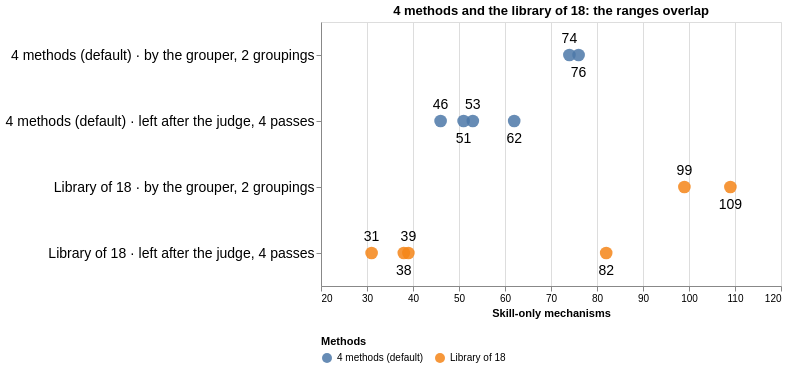

Vega-Lite specification stored for this chart:
### Vega-Lite specification from a JSON file in a GitHub repository (floating-point values rounded to 4 significant figures)
{"usermeta": {"fig": {"content": "data", "style": "cool-clean", "candidates": ["cool-clean"], "why": "counts read from the result files", "surface": "repo-doc"}}, "title": "4 methods and the library of 18: the ranges overlap", "width": 460, "height": 264, "data": {"values": [{"row": "4 methods (default) · by the grouper, 2 groupings", "group": "4 methods (default)", "count": 76, "below": 1}, {"row": "4 methods (default) · by the grouper, 2 groupings", "group": "4 methods (default)", "count": 74, "below": 0}, {"row": "4 methods (default) · left after the judge, 4 passes", "group": "4 methods (default)", "count": 53, "below": 0}, {"row": "4 methods (default) · left after the judge, 4 passes", "group": "4 methods (default)", "count": 62, "below": 1}, {"row": "4 methods (default) · left after the judge, 4 passes", "group": "4 methods (default)", "count": 51, "below": 1}, {"row": "4 methods (default) · left after the judge, 4 passes", "group": "4 methods (default)", "count": 46, "below": 0}, {"row": "Library of 18 · by the grouper, 2 groupings", "group": "Library of 18", "count": 99, "below": 0}, {"row": "Library of 18 · by the grouper, 2 groupings", "group": "Library of 18", "count": 109, "below": 1}, {"row": "Library of 18 · left after the judge, 4 passes", "group": "Library of 18", "count": 82, "below": 1}, {"row": "Library of 18 · left after the judge, 4 passes", "group": "Library of 18", "count": 39, "below": 0}, {"row": "Library of 18 · left after the judge, 4 passes", "group": "Library of 18", "count": 31, "below": 0}, {"row": "Library of 18 · left after the judge, 4 passes", "group": "Library of 18", "count": 38, "below": 1}]}, "layer": [{"mark": {"type": "point", "filled": true, "size": 160, "opacity": 0.85}, "encoding": {"y": {"field": "row", "type": "nominal", "title": null, "sort": ["4 methods (default) · by the grouper, 2 groupings", "4 methods (default) · left after the judge, 4 passes", "Library of 18 · by the grouper, 2 groupings", "Library of 18 · left after the judge, 4 passes"], "axis": {"labelFontSize": 14, "labelLimit": 420}}, "x": {"field": "count", "type": "quantitative", "title": "Skill-only mechanisms", "scale": {"domain": [20, 120]}}, "color": {"field": "group", "type": "nominal", "title": "Methods", "legend": {"orient": "bottom"}}}}, {"transform": [{"filter": "datum.below == 0"}], "mark": {"type": "text", "dy": -16, "fontSize": 14}, "encoding": {"y": {"field": "row", "type": "nominal", "title": null, "sort": ["4 methods (default) · by the grouper, 2 groupings", "4 methods (default) · left after the judge, 4 passes", "Library of 18 · by the grouper, 2 groupings", "Library of 18 · left after the judge, 4 passes"], "axis": {"labelFontSize": 14, "labelLimit": 420}}, "x": {"field": "count", "type": "quantitative", "title": "Skill-only mechanisms", "scale": {"domain": [20, 120]}}, "text": {"field": "count"}}}, {"transform": [{"filter": "datum.below == 1"}], "mark": {"type": "text", "dy": 18, "fontSize": 14}, "encoding": {"y": {"field": "row", "type": "nominal", "title": null, "sort": ["4 methods (default) · by the grouper, 2 groupings", "4 methods (default) · left after the judge, 4 passes", "Library of 18 · by the grouper, 2 groupings", "Library of 18 · left after the judge, 4 passes"], "axis": {"labelFontSize": 14, "labelLimit": 420}}, "x": {"field": "count", "type": "quantitative", "title": "Skill-only mechanisms", "scale": {"domain": [20, 120]}}, "text": {"field": "count"}}}]}
